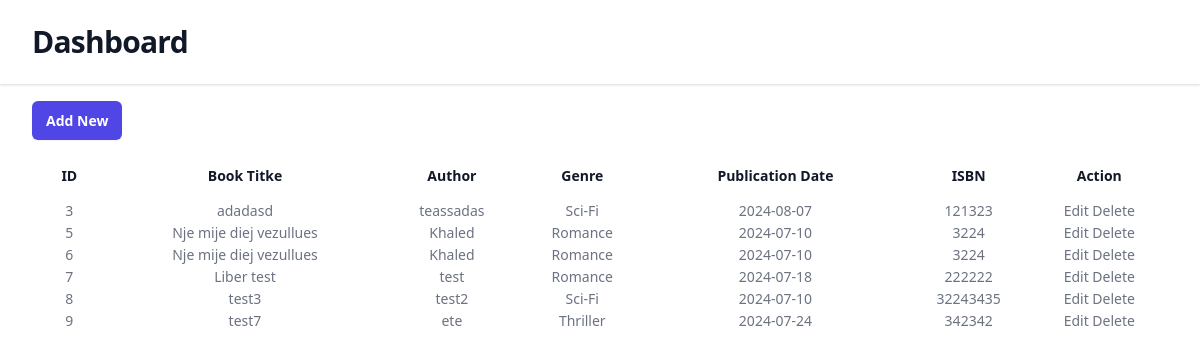
The page / on the database its author committed.
### tables this page shows
CREATE TABLE `books` (
  `id` int(100) NOT NULL,
  `book_title` varchar(100) NOT NULL,
  `author` varchar(100) NOT NULL,
  `genre` varchar(100) NOT NULL,
  `p_date` date NOT NULL,
  `isbn` int(100) NOT NULL
);

### index.php (the view, shortened to what this page needs)
<!DOCTYPE html>
<html lang="en">
<head>
    <link rel="stylesheet" href="https://cdn.jsdelivr.net/npm/tailwindcss@2.2.19/dist/tailwind.min.css">
</head>
<body>
  <header class="bg-white shadow">
    <div class="mx-auto max-w-7xl px-4 py-6 sm:px-6 lg:px-8">
      <h1 class="text-3xl font-bold tracking-tight text-gray-900">Dashboard</h1>
    </div>
  </header>
  <main>
    <div class="mx-auto max-w-7xl px-4 py-6 sm:px-6 lg:px-8">
 <a href="add_books.php"  class="rounded-md bg-indigo-600 px-3.5 py-2.5 text-sm font-semibold text-white shadow-sm hover:bg-indigo-500 focus-visible:outline focus-visible:outline-2 focus-visible:outline-offset-2 focus-visible:outline-indigo-600">Add New</a>
        <table class="w-full my-5 text-sm text-left rtl:text-right text-gray-500 dark:text-gray-400">
            <thead>
                <tr>
                    <th scope="col" class="p-3 text-center text-sm leading-6 font-semibold text-gray-900 capitalize rounded-t-xl">ID</th>
                    <th scope="col" class="p-3 text-center text-sm leading-6 font-semibold text-gray-900 capitalize rounded-t-xl">Book Titke</th>
                    <th scope="col" class="p-3 text-center text-sm leading-6 font-semibold text-gray-900 capitalize rounded-t-xl">Author</th>
                    <th scope="col" class="p-3 text-center text-sm leading-6 font-semibold text-gray-900 capitalize rounded-t-xl">Genre</th>
                    <th scope="col" class="p-3 text-center text-sm leading-6 font-semibold text-gray-900 capitalize rounded-t-xl">Publication Date</th>
                    <th scope="col" class="p-3 text-center text-sm leading-6 font-semibold text-gray-900 capitalize rounded-t-xl">ISBN</th>
                    <th scope="col" class="p-3 text-center text-sm leading-6 font-semibold text-gray-900 capitalize rounded-t-xl">Action</th>
                </tr>
            </thead>
            <tbody>
                <?php
                include "db_conn.php";
                $sql = "SELECT * FROM `books`";
                $result = $conn->query($sql);
                if ($result->num_rows > 0) {
                    while ($row = $result->fetch_assoc()) {
                        echo "<tr>
                                <td class='text-center'>{$row['id']}</td>
                                <td class='text-center'>" . htmlspecialchars($row['book_title']) . "</td>
                                <td class='text-center'>" . htmlspecialchars($row['author']) . "</td>
                                <td class='text-center'>" . htmlspecialchars($row['genre']) . "</td>
                                <td class='text-center'>" . htmlspecialchars($row['p_date']) . "</td>
                                <td class='text-center' >" . htmlspecialchars($row['isbn']) . "</td>
                                <td class='text-center' >
                                    <a href='edit.php?id=" . intval($row['id']) . "' class='link-dark'>Edit</a>
                                    <a href='delete.php?id=" . intval($row['id']) . "' class='link-dark'>Delete</a>
                                </td>
                              </tr>";
                    }
                } else {
                    echo "<tr><td colspan='6'>No records found</td></tr>";
                }
                ?>
            </tbody>
        </table>
    </div>
  </main>
</body>
</html>

### rows shown on the page
books: id "3", book_title "adadasd", author "teassadas", genre "Sci-Fi", p_date "2024-08-07", isbn "121323"
books: id "5", book_title "Nje mije diej vezullues", author "Khaled", genre "Romance", p_date "2024-07-10", isbn "3224"
books: id "6", book_title "Nje mije diej vezullues", author "Khaled", genre "Romance", p_date "2024-07-10", isbn "3224"
books: id "7", book_title "Liber test", author "test", genre "Romance", p_date "2024-07-18", isbn "222222"
books: id "8", book_title "test3", author "test2", genre "Sci-Fi", p_date "2024-07-10", isbn "32243435"
books: id "9", book_title "test7", author "ete", genre "Thriller", p_date "2024-07-24", isbn "342342"
